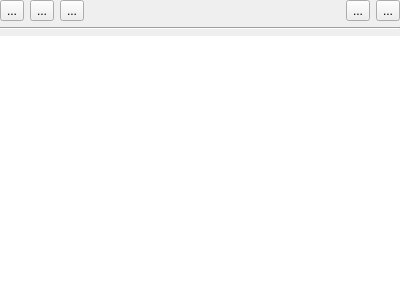
<?xml version="1.0" encoding="UTF-8"?>
<ui version="4.0">
 <class>BuildRunOutput</class>
 <widget class="QWidget" name="BuildRunOutput">
  <property name="geometry">
   <rect>
    <x>0</x>
    <y>0</y>
    <width>400</width>
    <height>300</height>
   </rect>
  </property>
  <property name="windowTitle">
   <string>Form</string>
  </property>
  <layout class="QVBoxLayout" name="verticalLayout">
   <property name="leftMargin">
    <number>0</number>
   </property>
   <property name="topMargin">
    <number>0</number>
   </property>
   <property name="rightMargin">
    <number>0</number>
   </property>
   <property name="bottomMargin">
    <number>0</number>
   </property>
   <item>
    <layout class="QHBoxLayout" name="horizontalLayout">
     <item>
      <widget class="QToolButton" name="playButton">
       <property name="text">
        <string>...</string>
       </property>
       <property name="icon">
        <iconset theme="media-playback-start"/>
       </property>
      </widget>
     </item>
     <item>
      <widget class="QToolButton" name="buildButton">
       <property name="text">
        <string>...</string>
       </property>
       <property name="icon">
        <iconset theme="process-working"/>
       </property>
      </widget>
     </item>
     <item>
      <widget class="QToolButton" name="cancelButton">
       <property name="text">
        <string>...</string>
       </property>
       <property name="icon">
        <iconset theme="media-playback-stop"/>
       </property>
      </widget>
     </item>
     <item>
      <spacer name="horizontalSpacer">
       <property name="orientation">
        <enum>Qt::Horizontal</enum>
       </property>
       <property name="sizeHint" stdset="0">
        <size>
         <width>40</width>
         <height>20</height>
        </size>
       </property>
      </spacer>
     </item>
     <item>
      <widget class="QToolButton" name="toolButton_2">
       <property name="text">
        <string>...</string>
       </property>
       <property name="icon">
        <iconset theme="edit-copy"/>
       </property>
      </widget>
     </item>
     <item>
      <widget class="QToolButton" name="toolButton">
       <property name="text">
        <string>...</string>
       </property>
       <property name="icon">
        <iconset theme="edit-clear"/>
       </property>
      </widget>
     </item>
    </layout>
   </item>
   <item>
    <widget class="Line" name="line">
     <property name="orientation">
      <enum>Qt::Horizontal</enum>
     </property>
    </widget>
   </item>
   <item>
    <widget class="QPlainTextEdit" name="commandOuput">
     <property name="font">
      <font>
       <family>Monospace</family>
      </font>
     </property>
     <property name="frameShape">
      <enum>QFrame::NoFrame</enum>
     </property>
     <property name="tabChangesFocus">
      <bool>true</bool>
     </property>
     <property name="readOnly">
      <bool>true</bool>
     </property>
     <property name="plainText">
      <string notr="true"/>
     </property>
     <property name="textInteractionFlags">
      <set>Qt::LinksAccessibleByKeyboard|Qt::LinksAccessibleByMouse|Qt::TextBrowserInteraction|Qt::TextSelectableByKeyboard|Qt::TextSelectableByMouse</set>
     </property>
     <property name="backgroundVisible">
      <bool>false</bool>
     </property>
     <property name="centerOnScroll">
      <bool>false</bool>
     </property>
    </widget>
   </item>
  </layout>
 </widget>
 <resources/>
 <connections/>
</ui>
